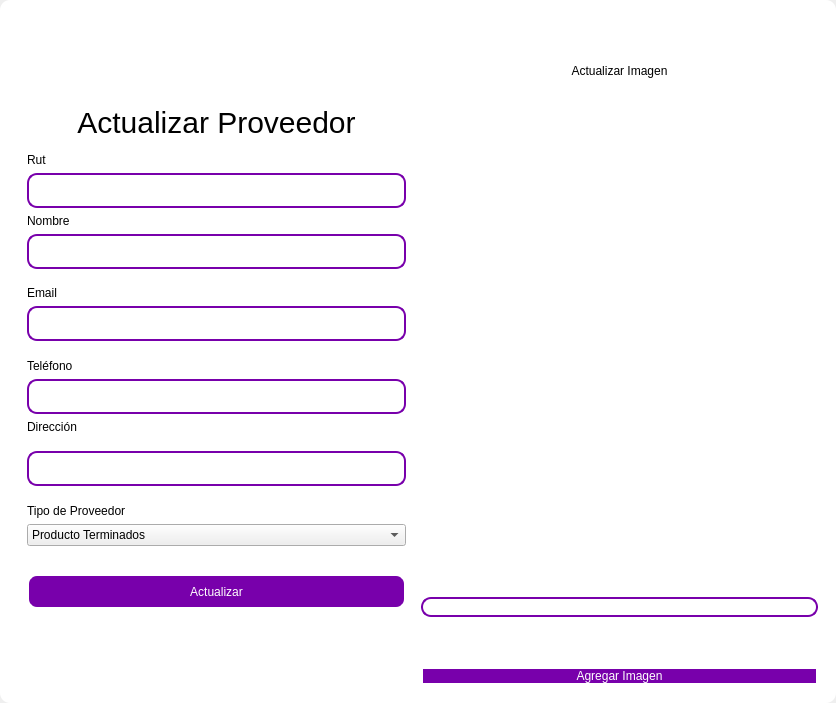
<?xml version="1.0" encoding="UTF-8"?>
<ui version="4.0">
 <class>MainWindow</class>
 <widget class="QMainWindow" name="MainWindow">
  <property name="geometry">
   <rect>
    <x>0</x>
    <y>0</y>
    <width>836</width>
    <height>703</height>
   </rect>
  </property>
  <property name="windowTitle">
   <string>MainWindow</string>
  </property>
  <property name="styleSheet">
   <string notr="true"/>
  </property>
  <widget class="QWidget" name="centralwidget">
   <property name="styleSheet">
    <string notr="true"/>
   </property>
   <layout class="QVBoxLayout" name="verticalLayout">
    <property name="spacing">
     <number>0</number>
    </property>
    <property name="leftMargin">
     <number>0</number>
    </property>
    <property name="topMargin">
     <number>0</number>
    </property>
    <property name="rightMargin">
     <number>0</number>
    </property>
    <property name="bottomMargin">
     <number>0</number>
    </property>
    <item>
     <widget class="QFrame" name="frame">
      <property name="enabled">
       <bool>true</bool>
      </property>
      <property name="styleSheet">
       <string notr="true">QFrame {
	border-radius:10px;
	
	background-color: rgb(255, 255, 255);
 }
</string>
      </property>
      <property name="frameShape">
       <enum>QFrame::StyledPanel</enum>
      </property>
      <property name="frameShadow">
       <enum>QFrame::Raised</enum>
      </property>
      <layout class="QVBoxLayout" name="verticalLayout_2">
       <item>
        <widget class="QFrame" name="frame_superior">
         <property name="minimumSize">
          <size>
           <width>0</width>
           <height>40</height>
          </size>
         </property>
         <property name="maximumSize">
          <size>
           <width>16777215</width>
           <height>40</height>
          </size>
         </property>
         <property name="styleSheet">
          <string notr="true">QPushButton{
border-radius:18px;
}

QPushButton:hover{
	background-color: rgb(0, 0, 0);
}
</string>
         </property>
         <property name="frameShape">
          <enum>QFrame::StyledPanel</enum>
         </property>
         <property name="frameShadow">
          <enum>QFrame::Raised</enum>
         </property>
         <layout class="QHBoxLayout" name="horizontalLayout_3">
          <property name="spacing">
           <number>4</number>
          </property>
          <property name="leftMargin">
           <number>0</number>
          </property>
          <property name="topMargin">
           <number>0</number>
          </property>
          <property name="rightMargin">
           <number>0</number>
          </property>
          <property name="bottomMargin">
           <number>0</number>
          </property>
          <item>
           <widget class="QPushButton" name="btn_icon">
            <property name="text">
             <string/>
            </property>
            <property name="iconSize">
             <size>
              <width>40</width>
              <height>40</height>
             </size>
            </property>
           </widget>
          </item>
          <item>
           <spacer name="horizontalSpacer_2">
            <property name="orientation">
             <enum>Qt::Horizontal</enum>
            </property>
            <property name="sizeHint" stdset="0">
             <size>
              <width>443</width>
              <height>20</height>
             </size>
            </property>
           </spacer>
          </item>
          <item>
           <widget class="QPushButton" name="bt_minimizar">
            <property name="minimumSize">
             <size>
              <width>38</width>
              <height>38</height>
             </size>
            </property>
            <property name="maximumSize">
             <size>
              <width>38</width>
              <height>38</height>
             </size>
            </property>
            <property name="cursor">
             <cursorShape>PointingHandCursor</cursorShape>
            </property>
            <property name="text">
             <string/>
            </property>
            <property name="icon">
             <iconset>
              <normaloff>image/minus.svg</normaloff>image/minus.svg</iconset>
            </property>
            <property name="iconSize">
             <size>
              <width>38</width>
              <height>38</height>
             </size>
            </property>
           </widget>
          </item>
          <item>
           <widget class="QPushButton" name="bt_maximizar">
            <property name="minimumSize">
             <size>
              <width>38</width>
              <height>38</height>
             </size>
            </property>
            <property name="maximumSize">
             <size>
              <width>38</width>
              <height>38</height>
             </size>
            </property>
            <property name="cursor">
             <cursorShape>PointingHandCursor</cursorShape>
            </property>
            <property name="text">
             <string/>
            </property>
            <property name="icon">
             <iconset>
              <normaloff>image/chevron-up.svg</normaloff>image/chevron-up.svg</iconset>
            </property>
            <property name="iconSize">
             <size>
              <width>38</width>
              <height>38</height>
             </size>
            </property>
           </widget>
          </item>
          <item>
           <widget class="QPushButton" name="bt_restaurar">
            <property name="minimumSize">
             <size>
              <width>38</width>
              <height>38</height>
             </size>
            </property>
            <property name="maximumSize">
             <size>
              <width>38</width>
              <height>38</height>
             </size>
            </property>
            <property name="cursor">
             <cursorShape>PointingHandCursor</cursorShape>
            </property>
            <property name="text">
             <string/>
            </property>
            <property name="icon">
             <iconset>
              <normaloff>image/chevron-down.svg</normaloff>image/chevron-down.svg</iconset>
            </property>
            <property name="iconSize">
             <size>
              <width>38</width>
              <height>38</height>
             </size>
            </property>
           </widget>
          </item>
          <item>
           <widget class="QPushButton" name="bt_cerrar">
            <property name="minimumSize">
             <size>
              <width>38</width>
              <height>38</height>
             </size>
            </property>
            <property name="maximumSize">
             <size>
              <width>38</width>
              <height>38</height>
             </size>
            </property>
            <property name="cursor">
             <cursorShape>PointingHandCursor</cursorShape>
            </property>
            <property name="text">
             <string/>
            </property>
            <property name="icon">
             <iconset>
              <normaloff>image/x.svg</normaloff>image/x.svg</iconset>
            </property>
            <property name="iconSize">
             <size>
              <width>38</width>
              <height>38</height>
             </size>
            </property>
           </widget>
          </item>
         </layout>
        </widget>
       </item>
       <item>
        <widget class="QFrame" name="frame_3">
         <property name="styleSheet">
          <string notr="true">QLabel {
	
	color: rgb(0, 0, 0);
	font: 12pt &quot;Arial&quot;;
	background-color: rgba(0, 0, 0,0);
}

QTextEdit{
background-color: rgba(0, 0, 0,0);
border-radius:10px; 
font: 12pt &quot;Arial&quot;;
color: rgb(255, 255, 254);
border: 2px solid  rgb(120, 0, 171);

}

QTextEdit:hover{
background-color: rgba(0, 0, 0,0);
border-radius:10px; 
font: 12pt &quot;Arial&quot;;
border: 2px solid  rgb(120, 0, 171);
	color: rgb(0, 0, 0);
}

QTextEdit:focus{
background-color: rgb(0, 0, 0);
border-radius:10px; 
font: 12pt &quot;Arial&quot;;
border: 2px solid rgb(120, 0, 171);
}

QLineEdit{
background-color: rgba(0, 0, 0,0);
border-radius:10px; 
font: 12pt &quot;Arial&quot;;
color: rgb(255, 255, 254);
border: 2px solid  rgb(120, 0, 171);
}

QLineEdit:hover{
background-color: rgba(0, 0, 0,0);
border-radius:10px; 
font: 12pt &quot;Arial&quot;;
border: 2px solid  rgb(120, 0, 171);
}

QLineEdit:focus{
background-color: rgb(0, 0, 0);
border-radius:10px; 
font: 12pt &quot;Arial&quot;;
border: 2px solid rgb(120, 0, 171);
}

QCheckBox{
	font: 12pt &quot;Arial&quot;;
	color: rgb(255, 255, 255);
}

QCheckBox::indicator {
    width: 18px;
    height:18px;
}

QCheckBox::indicator:unchecked {
   background-image: url(image/square.svg);
}

QCheckBox::indicator:checked {
   background-image: url(image/check-square.svg);
}

QPushButton{
border-radius:10px; 
font: 12pt &quot;Arial&quot;;
color: rgb(255, 255, 254);
border: 2px solid #ffffff;
	background-color: rgb(120, 0, 171);
}

QPushButton:hover{
border-radius:10px; 
font: 12pt &quot;Arial&quot;;
color: rgb(255, 255, 255);
border: 2px solid rgb(120, 0, 171);
	background-color: rgb(120, 0, 171);
}
</string>
         </property>
         <property name="frameShape">
          <enum>QFrame::StyledPanel</enum>
         </property>
         <property name="frameShadow">
          <enum>QFrame::Raised</enum>
         </property>
         <layout class="QHBoxLayout" name="horizontalLayout_4">
          <item>
           <layout class="QVBoxLayout" name="verticalLayout_4">
            <item>
             <spacer name="verticalSpacer">
              <property name="orientation">
               <enum>Qt::Vertical</enum>
              </property>
              <property name="sizeHint" stdset="0">
               <size>
                <width>28</width>
                <height>28</height>
               </size>
              </property>
             </spacer>
            </item>
            <item>
             <widget class="QFrame" name="frame_4">
              <property name="maximumSize">
               <size>
                <width>400</width>
                <height>600</height>
               </size>
              </property>
              <property name="styleSheet">
               <string notr="true">QLabel {
color: rgb(0, 0, 0);
	font: 12pt &quot;Arial&quot;;
	background-color: rgba(0, 0, 0,0);
}

QTextEdit{
background-color: rgba(0, 0, 0,0);
border-radius:10px; 
font: 12pt &quot;Arial&quot;;
color: rgb(0, 0, 0);
border: 2px solid  rgb(120, 0, 171);

}

QTextEdit:hover{
background-color: rgba(0, 0, 0,0);
border-radius:10px; 
font: 12pt &quot;Arial&quot;;
border: 2px solid  rgb(120, 0, 171);
	color: rgb(255, 255, 255);
}

QTextEdit:focus{
background-color: rgb(0, 0, 0);
border-radius:10px; 
font: 12pt &quot;Arial&quot;;
border: 2px solid rgb(120, 0, 171);
	
}

QLineEdit{
background-color: rgba(0, 0, 0,0);
border-radius:10px; 
font: 12pt &quot;Arial&quot;;
	color: rgb(0, 0, 0);
border: 2px solid  rgb(120, 0, 171);
}

QLineEdit:hover{
background-color: rgba(0, 0, 0,0);
border-radius:10px; 
font: 12pt &quot;Arial&quot;;
border: 2px solid  rgb(120, 0, 171);
}

QLineEdit:focus{
background-color: rgb(0, 0, 0);
border-radius:10px; 
font: 12pt &quot;Arial&quot;;
border: 2px solid rgb(120, 0, 171);
color: rgb(255, 255, 255);
}

QCheckBox{
	font: 12pt &quot;Arial&quot;;
	color: rgb(255, 255, 255);
}

QCheckBox::indicator {
    width: 18px;
    height:18px;
}

QCheckBox::indicator:unchecked {
   background-image: url(image/square.svg);
}

QCheckBox::indicator:checked {
   background-image: url(image/check-square.svg);
}

QPushButton{
border-radius:10px; 
font: 12pt &quot;Arial&quot;;
color: rgb(255, 255, 254);
border: 2px solid #ffffff;
background-color: rgb(120, 0, 171);
}

QPushButton:hover{
border-radius:10px; 
font: 12pt &quot;Arial&quot;;
color: rgb(255, 255, 255);
border: 2px solid rgb(120, 0, 171);
	background-color: rgb(120, 0, 171);
}
</string>
              </property>
              <property name="frameShape">
               <enum>QFrame::StyledPanel</enum>
              </property>
              <property name="frameShadow">
               <enum>QFrame::Raised</enum>
              </property>
              <layout class="QVBoxLayout" name="verticalLayout_3">
               <item>
                <spacer name="verticalSpacer_3">
                 <property name="orientation">
                  <enum>Qt::Vertical</enum>
                 </property>
                 <property name="sizeHint" stdset="0">
                  <size>
                   <width>20</width>
                   <height>40</height>
                  </size>
                 </property>
                </spacer>
               </item>
               <item>
                <widget class="QLabel" name="label_3">
                 <property name="minimumSize">
                  <size>
                   <width>100</width>
                   <height>50</height>
                  </size>
                 </property>
                 <property name="styleSheet">
                  <string notr="true">font-size: 30px</string>
                 </property>
                 <property name="text">
                  <string>Actualizar Proveedor</string>
                 </property>
                 <property name="alignment">
                  <set>Qt::AlignCenter</set>
                 </property>
                </widget>
               </item>
               <item>
                <widget class="QLabel" name="label_6">
                 <property name="text">
                  <string>Rut</string>
                 </property>
                </widget>
               </item>
               <item>
                <widget class="QLineEdit" name="ruttxt">
                 <property name="minimumSize">
                  <size>
                   <width>0</width>
                   <height>35</height>
                  </size>
                 </property>
                </widget>
               </item>
               <item>
                <widget class="QLabel" name="label_4">
                 <property name="text">
                  <string>Nombre</string>
                 </property>
                </widget>
               </item>
               <item>
                <widget class="QLineEdit" name="nametxt">
                 <property name="minimumSize">
                  <size>
                   <width>0</width>
                   <height>35</height>
                  </size>
                 </property>
                 <property name="text">
                  <string/>
                 </property>
                </widget>
               </item>
               <item>
                <spacer name="verticalSpacer_4">
                 <property name="orientation">
                  <enum>Qt::Vertical</enum>
                 </property>
                 <property name="sizeHint" stdset="0">
                  <size>
                   <width>20</width>
                   <height>40</height>
                  </size>
                 </property>
                </spacer>
               </item>
               <item>
                <widget class="QLabel" name="label_5">
                 <property name="text">
                  <string>Email</string>
                 </property>
                </widget>
               </item>
               <item>
                <widget class="QLineEdit" name="emailtxt">
                 <property name="minimumSize">
                  <size>
                   <width>0</width>
                   <height>35</height>
                  </size>
                 </property>
                 <property name="maximumSize">
                  <size>
                   <width>16777215</width>
                   <height>16777215</height>
                  </size>
                 </property>
                 <property name="echoMode">
                  <enum>QLineEdit::Normal</enum>
                 </property>
                </widget>
               </item>
               <item>
                <spacer name="verticalSpacer_5">
                 <property name="orientation">
                  <enum>Qt::Vertical</enum>
                 </property>
                 <property name="sizeHint" stdset="0">
                  <size>
                   <width>20</width>
                   <height>40</height>
                  </size>
                 </property>
                </spacer>
               </item>
               <item>
                <widget class="QLabel" name="label">
                 <property name="text">
                  <string>Teléfono</string>
                 </property>
                </widget>
               </item>
               <item>
                <widget class="QLineEdit" name="phonetxt">
                 <property name="minimumSize">
                  <size>
                   <width>0</width>
                   <height>35</height>
                  </size>
                 </property>
                </widget>
               </item>
               <item>
                <widget class="QLabel" name="label_2">
                 <property name="text">
                  <string>Dirección</string>
                 </property>
                </widget>
               </item>
               <item>
                <spacer name="verticalSpacer_6">
                 <property name="orientation">
                  <enum>Qt::Vertical</enum>
                 </property>
                 <property name="sizeHint" stdset="0">
                  <size>
                   <width>20</width>
                   <height>40</height>
                  </size>
                 </property>
                </spacer>
               </item>
               <item>
                <widget class="QLineEdit" name="addresstxt">
                 <property name="minimumSize">
                  <size>
                   <width>0</width>
                   <height>35</height>
                  </size>
                 </property>
                </widget>
               </item>
               <item>
                <spacer name="verticalSpacer_10">
                 <property name="orientation">
                  <enum>Qt::Vertical</enum>
                 </property>
                 <property name="sizeHint" stdset="0">
                  <size>
                   <width>20</width>
                   <height>40</height>
                  </size>
                 </property>
                </spacer>
               </item>
               <item>
                <widget class="QLabel" name="label_7">
                 <property name="text">
                  <string>Tipo de Proveedor</string>
                 </property>
                </widget>
               </item>
               <item>
                <widget class="QComboBox" name="typecombobox">
                 <item>
                  <property name="text">
                   <string>Producto Terminados</string>
                  </property>
                 </item>
                 <item>
                  <property name="text">
                   <string>Materias Primas</string>
                  </property>
                 </item>
                 <item>
                  <property name="text">
                   <string>Servicios</string>
                  </property>
                 </item>
                 <item>
                  <property name="text">
                   <string>Equipo Maquinaria</string>
                  </property>
                 </item>
                 <item>
                  <property name="text">
                   <string>Transporte y Lógistica</string>
                  </property>
                 </item>
                 <item>
                  <property name="text">
                   <string>Insumos Generales</string>
                  </property>
                 </item>
                </widget>
               </item>
               <item>
                <spacer name="verticalSpacer_9">
                 <property name="orientation">
                  <enum>Qt::Vertical</enum>
                 </property>
                 <property name="sizeHint" stdset="0">
                  <size>
                   <width>20</width>
                   <height>50</height>
                  </size>
                 </property>
                </spacer>
               </item>
               <item>
                <widget class="QPushButton" name="btn_update">
                 <property name="minimumSize">
                  <size>
                   <width>0</width>
                   <height>35</height>
                  </size>
                 </property>
                 <property name="cursor">
                  <cursorShape>PointingHandCursor</cursorShape>
                 </property>
                 <property name="text">
                  <string>Actualizar</string>
                 </property>
                </widget>
               </item>
               <item>
                <spacer name="verticalSpacer_7">
                 <property name="orientation">
                  <enum>Qt::Vertical</enum>
                 </property>
                 <property name="sizeHint" stdset="0">
                  <size>
                   <width>20</width>
                   <height>40</height>
                  </size>
                 </property>
                </spacer>
               </item>
               <item>
                <layout class="QHBoxLayout" name="horizontalLayout_2"/>
               </item>
               <item>
                <spacer name="verticalSpacer_8">
                 <property name="orientation">
                  <enum>Qt::Vertical</enum>
                 </property>
                 <property name="sizeHint" stdset="0">
                  <size>
                   <width>20</width>
                   <height>40</height>
                  </size>
                 </property>
                </spacer>
               </item>
               <item>
                <layout class="QHBoxLayout" name="horizontalLayout">
                 <item>
                  <spacer name="horizontalSpacer">
                   <property name="orientation">
                    <enum>Qt::Horizontal</enum>
                   </property>
                   <property name="sizeHint" stdset="0">
                    <size>
                     <width>40</width>
                     <height>20</height>
                    </size>
                   </property>
                  </spacer>
                 </item>
                </layout>
               </item>
              </layout>
             </widget>
            </item>
            <item>
             <spacer name="verticalSpacer_2">
              <property name="orientation">
               <enum>Qt::Vertical</enum>
              </property>
              <property name="sizeHint" stdset="0">
               <size>
                <width>20</width>
                <height>40</height>
               </size>
              </property>
             </spacer>
            </item>
           </layout>
          </item>
          <item>
           <layout class="QVBoxLayout" name="verticalLayout_5">
            <property name="spacing">
             <number>50</number>
            </property>
            <property name="rightMargin">
             <number>0</number>
            </property>
            <property name="bottomMargin">
             <number>0</number>
            </property>
            <item>
             <widget class="QLabel" name="label_8">
              <property name="styleSheet">
               <string notr="true">color: rgb(0, 0, 0);
font: 30pt &quot;MS Shell Dlg 2&quot;;</string>
              </property>
              <property name="text">
               <string>Actualizar Imagen</string>
              </property>
              <property name="alignment">
               <set>Qt::AlignCenter</set>
              </property>
             </widget>
            </item>
            <item>
             <layout class="QHBoxLayout" name="horizontalLayout_6">
              <property name="spacing">
               <number>6</number>
              </property>
              <item>
               <spacer name="verticalSpacer_11">
                <property name="orientation">
                 <enum>Qt::Vertical</enum>
                </property>
                <property name="sizeHint" stdset="0">
                 <size>
                  <width>20</width>
                  <height>40</height>
                 </size>
                </property>
               </spacer>
              </item>
              <item>
               <widget class="QLabel" name="image_label">
                <property name="text">
                 <string/>
                </property>
               </widget>
              </item>
              <item>
               <spacer name="verticalSpacer_12">
                <property name="orientation">
                 <enum>Qt::Vertical</enum>
                </property>
                <property name="sizeHint" stdset="0">
                 <size>
                  <width>20</width>
                  <height>40</height>
                 </size>
                </property>
               </spacer>
              </item>
             </layout>
            </item>
            <item>
             <widget class="QLineEdit" name="imagetxt">
              <property name="enabled">
               <bool>false</bool>
              </property>
             </widget>
            </item>
            <item>
             <widget class="QPushButton" name="btn_add_image">
              <property name="cursor">
               <cursorShape>PointingHandCursor</cursorShape>
              </property>
              <property name="text">
               <string>Agregar Imagen</string>
              </property>
             </widget>
            </item>
           </layout>
          </item>
         </layout>
        </widget>
       </item>
      </layout>
     </widget>
    </item>
   </layout>
  </widget>
 </widget>
 <resources/>
 <connections/>
</ui>
